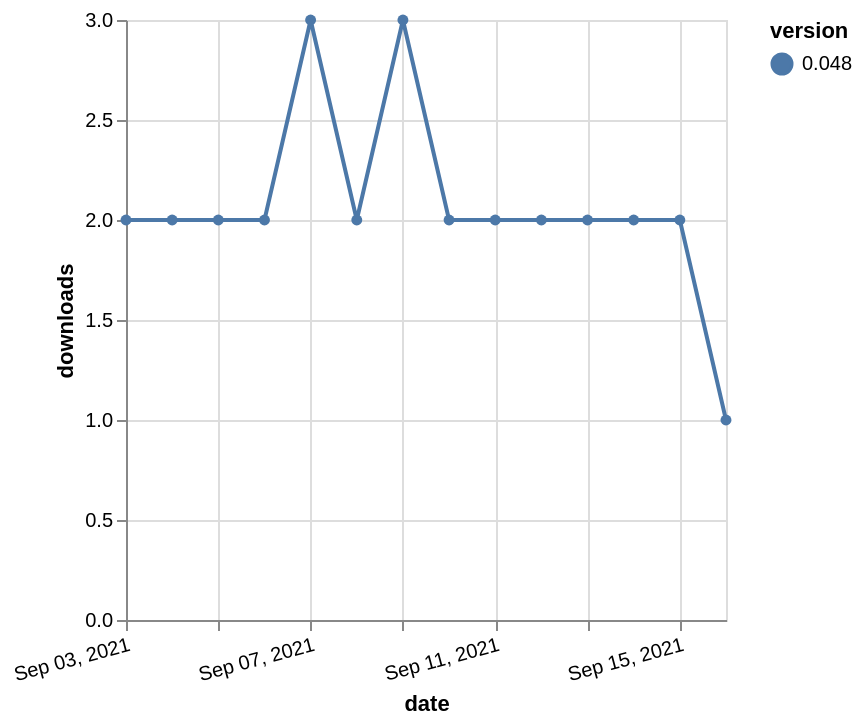

Vega-Lite specification stored for this chart:
### Vega-Lite specification from a JSON file in a GitHub repository (floating-point values rounded to 4 significant figures)
{"$schema": "https://vega.github.io/schema/vega-lite/v5.json", "description": "A simple bar chart with embedded data.", "data": {"values": [{"date": "2021-09-03", "total": 2259, "delta": 2, "version": "0.048"}, {"date": "2021-09-04", "total": 2261, "delta": 2, "version": "0.048"}, {"date": "2021-09-05", "total": 2263, "delta": 2, "version": "0.048"}, {"date": "2021-09-06", "total": 2265, "delta": 2, "version": "0.048"}, {"date": "2021-09-07", "total": 2268, "delta": 3, "version": "0.048"}, {"date": "2021-09-08", "total": 2270, "delta": 2, "version": "0.048"}, {"date": "2021-09-09", "total": 2273, "delta": 3, "version": "0.048"}, {"date": "2021-09-10", "total": 2275, "delta": 2, "version": "0.048"}, {"date": "2021-09-11", "total": 2277, "delta": 2, "version": "0.048"}, {"date": "2021-09-12", "total": 2279, "delta": 2, "version": "0.048"}, {"date": "2021-09-13", "total": 2281, "delta": 2, "version": "0.048"}, {"date": "2021-09-14", "total": 2283, "delta": 2, "version": "0.048"}, {"date": "2021-09-15", "total": 2285, "delta": 2, "version": "0.048"}, {"date": "2021-09-16", "total": 2286, "delta": 1, "version": "0.048"}]}, "width": "container", "mark": {"type": "line", "point": {"filled": true}}, "encoding": {"x": {"field": "date", "type": "temporal", "timeUnit": "yearmonthdate", "title": "date", "axis": {"labelAngle": -15}}, "y": {"field": "delta", "type": "quantitative", "title": "downloads"}, "color": {"field": "version", "type": "nominal"}, "tooltip": {"field": "delta"}}}
